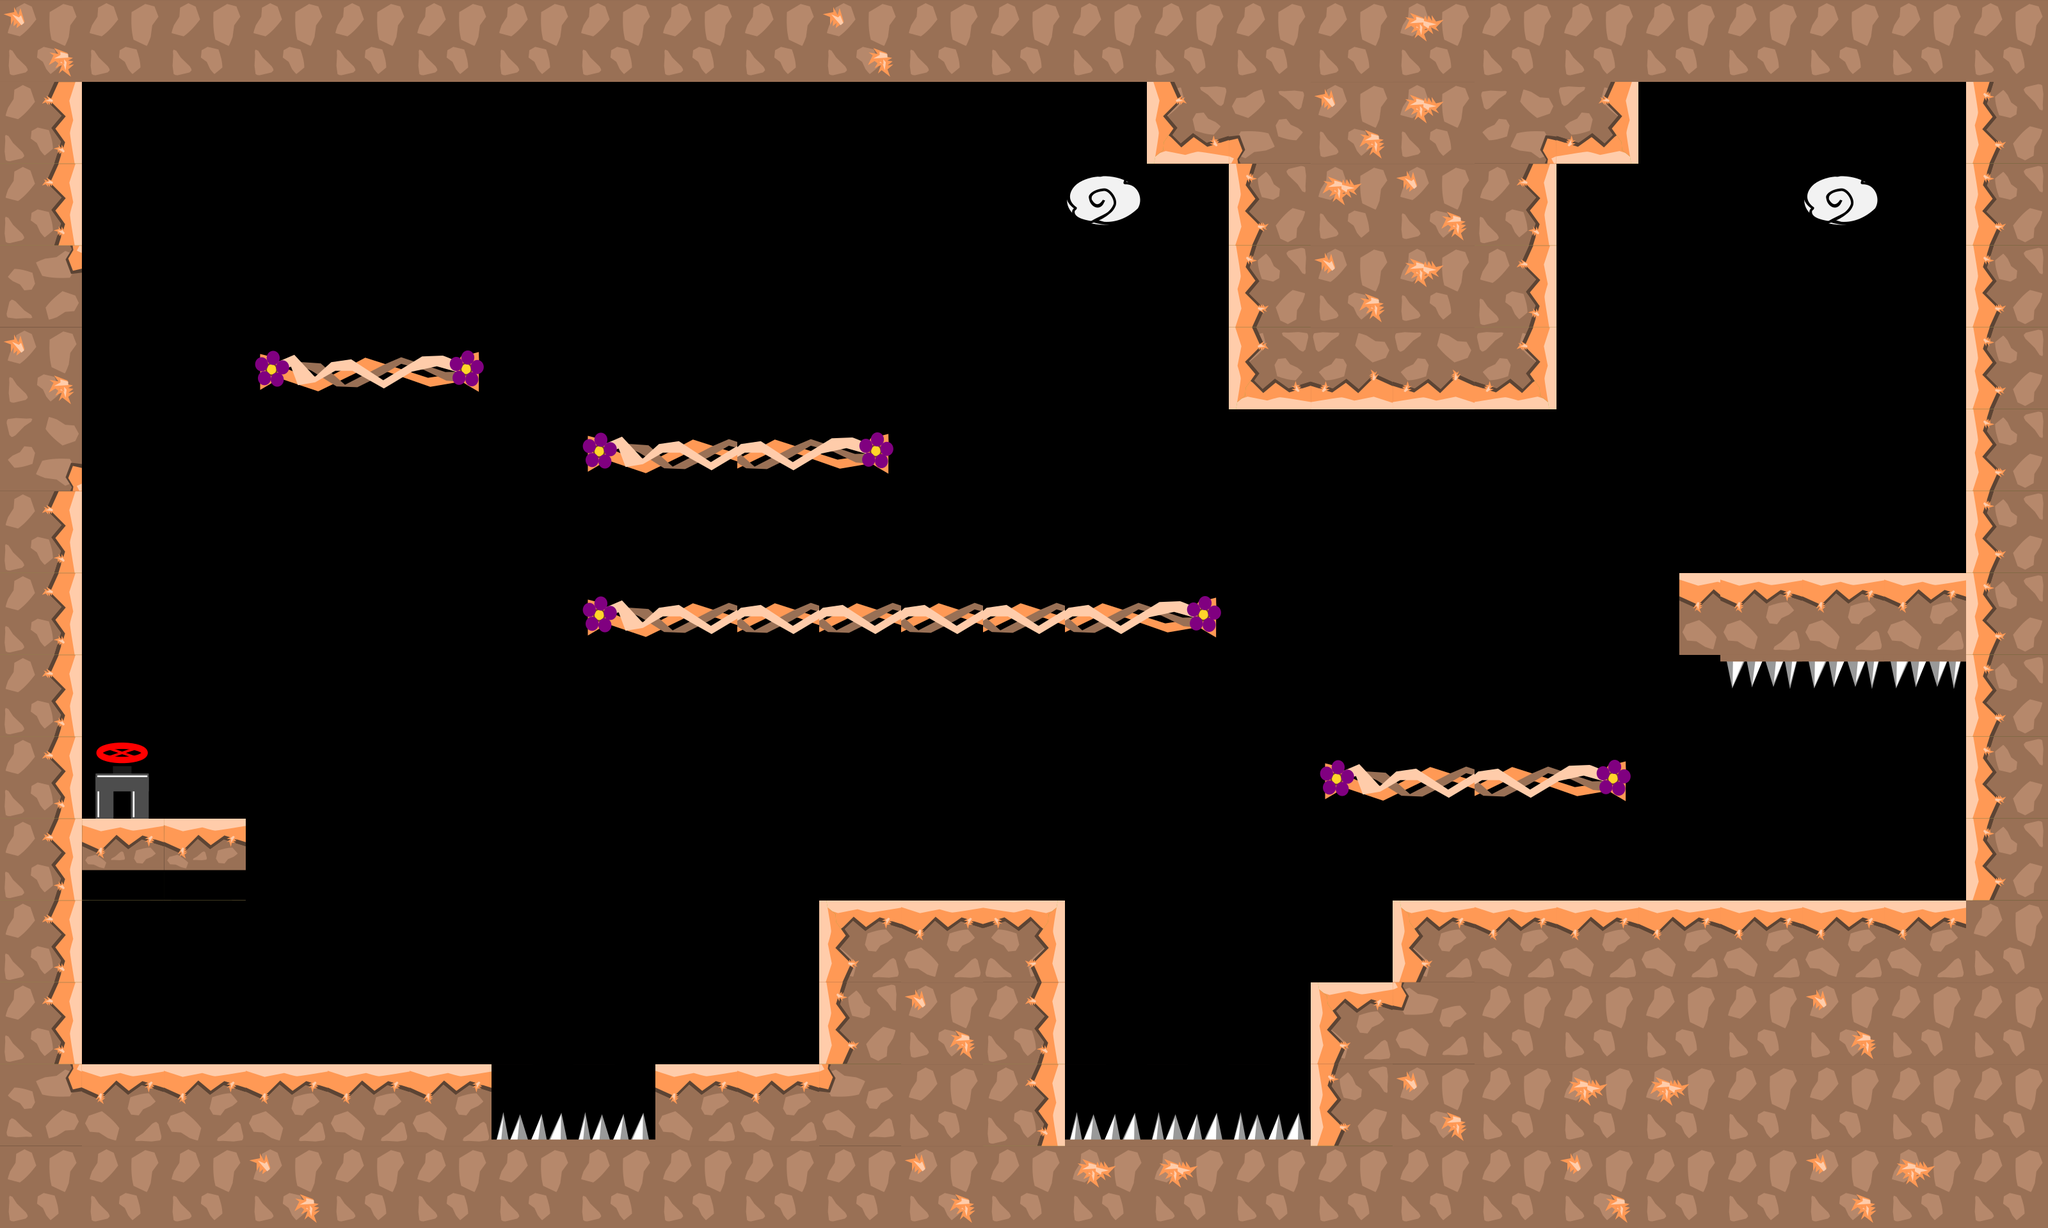

This is a level from a 2D game, rendered from its Tiled map with the project's own tilesets. A one-line summary and the map file follow, with tile-layer data summarised:
An orthogonal 25x15 tile map with 128x128 px tiles, 1 tile layer (graphics), 4 tilesets and 33 objects.

<map version="1.0" tiledversion="1.1.1" orientation="orthogonal" renderorder="right-down" width="25" height="15" tilewidth="128" tileheight="128" infinite="0" nextobjectid="57">
 <tileset firstgid="1" source="tiles_128x128.tsx" />
 <tileset firstgid="37" source="tiles_128x128_orange.tsx" />
 <tileset firstgid="73" source="tiles_128x128_vines.tsx" />
 <tileset firstgid="85" source="tiles_128x128_green.tsx" />
 <layer name="graphics" width="25" height="15">
  <data>[375 cells, 169 non-empty, 25 distinct tile ids]</data>
 </layer>
 <objectgroup name="blocks">
  <object id="1" x="2048" y="1665.33" width="1156" height="246.667" />
  <object id="2" x="3072" y="4" width="112" height="1696" />
  <object id="3" x="64" y="52" width="64" height="1684" />
  <object id="4" x="8" y="4" width="3172" height="120" />
  <object id="7" x="69.7197" y="1280.2" width="314.057" height="78.667" />
  <object id="31" x="0" y="1664" width="768" height="246.667" />
  <object id="33" x="2628" y="895.33" width="456.667" height="128.667" />
  <object id="46" x="1024" y="1665.33" width="256" height="246.667" />
  <object id="47" x="1280" y="1408" width="384" height="384" />
  <object id="48" x="2048" y="1536" width="128" height="128" />
  <object id="49" x="2176" y="1408" width="896" height="128" />
  <object id="52" x="1920" y="128" width="512" height="512" />
  <object id="53" x="1792" y="128" width="128" height="128" />
  <object id="55" x="2432" y="128" width="128" height="128" />
 </objectgroup>
 <objectgroup name="passBlock">
  <object id="39" x="2087.3" y="1197.24" width="442.03" height="48" />
  <object id="41" x="408.5" y="557.833" width="334" height="46" />
  <object id="42" x="924.75" y="687.583" width="457.5" height="46" />
  <object id="43" x="924.083" y="942.833" width="968.94" height="46" />
 </objectgroup>
 <objectgroup name="damage">
  <object id="32" x="776" y="1737" width="241" height="44" />
  <object id="40" x="2693.21" y="1028" width="372.121" height="52" />
  <object id="56" x="1675.76" y="1718.18" width="360.606" height="39.3939" />
 </objectgroup>
 <objectgroup name="flowers">
  <object id="24" x="1053.51" y="807.879" width="69.697" height="69.697">
   <ellipse />
  </object>
  <object id="26" x="1583.52" y="799.212" width="69.697" height="69.697">
   <ellipse />
  </object>
  <object id="27" x="1805.52" y="1067.94" width="69.697" height="69.697">
   <ellipse />
  </object>
  <object id="28" x="2607.64" y="1241.33" width="69.697" height="69.697">
   <ellipse />
  </object>
  <object id="30" x="2912.85" y="1237.33" width="69.697" height="69.697">
   <ellipse />
  </object>
  <object id="35" x="2252" y="1072" width="69.697" height="69.697">
   <ellipse />
  </object>
  <object id="36" x="2632.73" y="768" width="69.697" height="69.697">
   <ellipse />
  </object>
  <object id="37" x="2944" y="768" width="69.697" height="69.697">
   <ellipse />
  </object>
  <object id="38" x="1442.3" y="1185.33" width="69.697" height="69.697">
   <ellipse />
  </object>
  <object id="44" x="1108.18" y="539.879" width="69.697" height="69.697">
   <ellipse />
  </object>
  <object id="45" x="554.182" y="408.546" width="69.697" height="69.697">
   <ellipse />
  </object>
 </objectgroup>
 <objectgroup name="end">
  <object id="16" x="153.508" y="1176.64" width="76.9091" height="76.9091">
   <ellipse />
  </object>
 </objectgroup>
</map>
